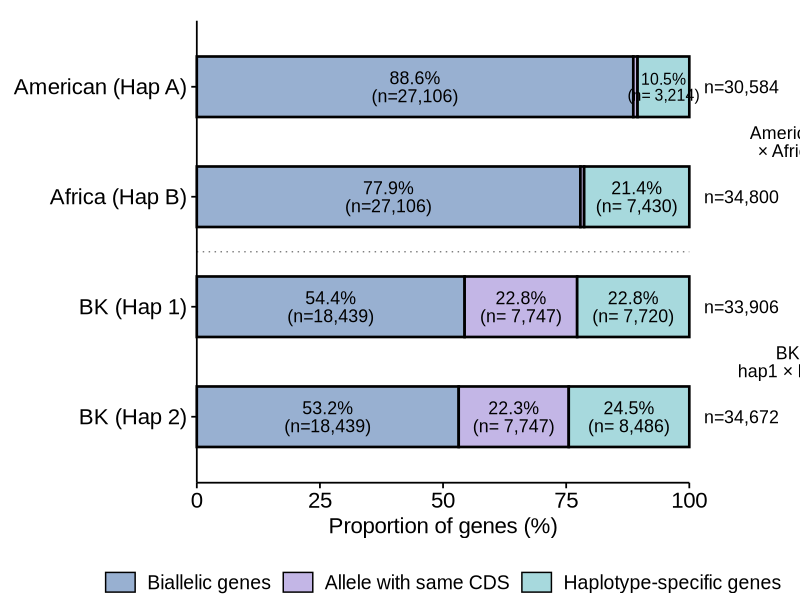

R code for this plot:
#!/usr/bin/env Rscript
# ============================================================
# 等位基因分类可视化 - T2T基因组
# 统一配色 (3个类别各一个颜色), 标签不压线
# ============================================================

suppressPackageStartupMessages({
  library(ggplot2)
  library(dplyr)
  library(cowplot)
})

# ============================================================
# 3个类别统一配色 (从用户色板中选取)
# ============================================================
col_biallelic <- rgb(152, 176, 209, maxColorValue = 255)  # 蓝灰
col_samecds   <- rgb(195, 182, 230, maxColorValue = 255)  # 淡紫
col_hapspec   <- rgb(167, 217, 221, maxColorValue = 255)  # 青绿

# ============================================================
# 数据
# ============================================================
plot_data <- data.frame(
  haplotype = c(
    "American (Hap A)", "American (Hap A)", "American (Hap A)",
    "Africa (Hap B)",   "Africa (Hap B)",   "Africa (Hap B)",
    "BK (Hap 1)",       "BK (Hap 1)",       "BK (Hap 1)",
    "BK (Hap 2)",       "BK (Hap 2)",       "BK (Hap 2)"
  ),
  category = rep(c("Biallelic genes", "Allele with same CDS", "Haplotype-specific genes"), 4),
  count = c(27106,264,3214, 27106,264,7430, 18439,7747,7720, 18439,7747,8486),
  stringsAsFactors = FALSE
)

plot_data <- plot_data %>%
  group_by(haplotype) %>%
  mutate(total = sum(count), pct = count/total*100) %>%
  ungroup()

plot_data$haplotype <- factor(plot_data$haplotype,
  levels = rev(c("American (Hap A)","Africa (Hap B)","BK (Hap 1)","BK (Hap 2)")))

# 堆叠顺序: Biallelic在左(先堆), Same CDS中, Hap-specific在右
plot_data$category <- factor(plot_data$category,
  levels = c("Haplotype-specific genes","Allele with same CDS","Biallelic genes"))

cat_cols <- c(
  "Biallelic genes"           = col_biallelic,
  "Allele with same CDS"     = col_samecds,
  "Haplotype-specific genes"  = col_hapspec
)

# ============================================================
# 标签: 避开边框
# ============================================================
label_data <- plot_data %>%
  arrange(haplotype, desc(category)) %>%
  group_by(haplotype) %>%
  mutate(
    cum_pct   = cumsum(pct),
    seg_left  = cum_pct - pct,       # 段左边界
    seg_right = cum_pct,             # 段右边界
    label_pos = seg_left + pct/2,    # 段中心
    # 两行: 段宽 > 12%
    label_txt = ifelse(pct > 12,
      paste0(round(pct,1), "%\n(n=", format(count, big.mark=","), ")"), ""),
    # 一行: 段宽 5~12%
    label_small = ifelse(pct > 5 & pct <= 12,
      paste0(round(pct,1), "%\n(n=", format(count, big.mark=","), ")"), ""),
    # 很窄 1~5%: 只放百分比
    label_tiny = ifelse(pct > 1.5 & pct <= 5,
      paste0(round(pct,1), "%"), "")
  ) %>%
  ungroup()

# 对于小标签, 如果文字中心太靠近左右边框(< 4%), 向中间微调
label_data <- label_data %>%
  mutate(
    # 估算文字占的宽度百分比(两行标签约占8%, 一行约5%, tiny约3%)
    est_w = case_when(
      nchar(label_txt)   > 0 ~ 8,
      nchar(label_small) > 0 ~ 6,
      nchar(label_tiny)  > 0 ~ 3,
      TRUE ~ 0
    ),
    # 如果标签左沿会超出段左边界, 右移
    label_pos = ifelse(label_pos - est_w/2 < seg_left + 1.5,
                       seg_left + est_w/2 + 1.5, label_pos),
    # 如果标签右沿会超出段右边界, 左移
    label_pos = ifelse(label_pos + est_w/2 > seg_right - 1.5,
                       seg_right - est_w/2 - 1.5, label_pos)
  )

# ============================================================
# 主图
# ============================================================
p_main <- ggplot(plot_data, aes(x = pct, y = haplotype, fill = category)) +
  geom_bar(stat = "identity", width = 0.55, color = "black", linewidth = 0.9) +
  # 大标签
  geom_text(
    data = label_data %>% filter(nchar(label_txt) > 0),
    aes(x = label_pos, label = label_txt),
    family = "Arial", size = 4.5, color = "black", lineheight = 0.85
  ) +
  # 中标签
  geom_text(
    data = label_data %>% filter(nchar(label_small) > 0),
    aes(x = label_pos, label = label_small),
    family = "Arial", size = 4, color = "black", lineheight = 0.85
  ) +
  # 小标签
  geom_text(
    data = label_data %>% filter(nchar(label_tiny) > 0),
    aes(x = label_pos, label = label_tiny),
    family = "Arial", size = 3.5, color = "black"
  ) +
  scale_fill_manual(
    values = cat_cols, name = NULL,
    guide = guide_legend(reverse = TRUE, nrow = 1,
      override.aes = list(color = "black", linewidth = 0.5))
  ) +
  scale_x_continuous(expand = c(0,0), breaks = seq(0,100,25),
                     labels = paste0(seq(0,100,25))) +
  geom_hline(yintercept = 2.5, linetype = "dotted", color = "gray50", linewidth = 0.5) +
  # 右侧总数
  geom_text(
    data = plot_data %>% distinct(haplotype, total),
    aes(x = 103, y = haplotype, label = paste0("n=", format(total, big.mark=",")), fill = NULL),
    family = "Arial", size = 4.5, hjust = 0, color = "black"
  ) +
  # 分组标注
  annotate("text", x = 120, y = 3.5, label = "American\n\u00d7 Africa",
    family = "Arial", size = 4.5, hjust = 0.5, color = "black", lineheight = 0.85) +
  annotate("text", x = 120, y = 1.5, label = "BK\nhap1 \u00d7 hap2",
    family = "Arial", size = 4.5, hjust = 0.5, color = "black", lineheight = 0.85) +
  coord_cartesian(clip = "off", xlim = c(0,100)) +
  labs(x = "Proportion of genes (%)", y = NULL) +
  theme_classic(base_size = 16, base_family = "Arial") +
  theme(
    legend.position    = "bottom",
    legend.text        = element_text(size = 14, color = "black", family = "Arial"),
    legend.key.size    = unit(0.55, "cm"),
    legend.key.width   = unit(0.8, "cm"),
    legend.spacing.x   = unit(0.5, "cm"),
    legend.margin      = margin(t = 8),
    axis.text.y  = element_text(size = 16, color = "black"),
    axis.text.x  = element_text(size = 16, color = "black"),
    axis.title.x = element_text(size = 16, color = "black"),
    axis.line    = element_line(color = "black", linewidth = 0.6),
    axis.ticks   = element_line(color = "black", linewidth = 0.6),
    plot.margin  = margin(15, 80, 5, 10)
  )

# ============================================================
# 输出
# ============================================================
outdir <- "${ANALYSIS_DIR}/21_MS/02_result/01_figure"
dir.create(outdir, recursive = TRUE, showWarnings = FALSE)

ggsave(file.path(outdir, "Fig_allele_classification_T2T.pdf"),
  p_main, width = 14, height = 6.5, dpi = 300, device = cairo_pdf)

cat("\nDone! Output:\n")
cat("  ", file.path(outdir, "Fig_allele_classification_T2T.pdf"), "\n")
